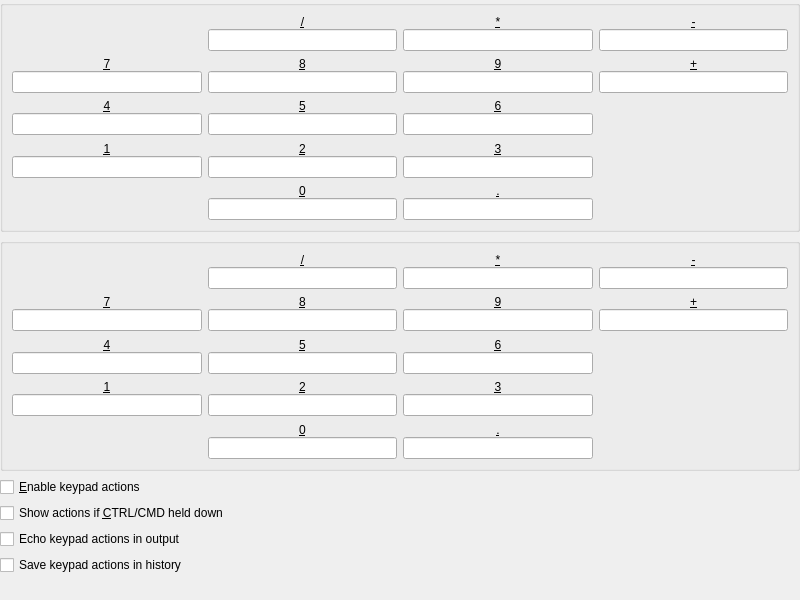
<?xml version="1.0" encoding="UTF-8"?>
<ui version="4.0">
 <class>PrefsNumpad</class>
 <widget class="QWidget" name="PrefsNumpad">
  <property name="geometry">
   <rect>
    <x>0</x>
    <y>0</y>
    <width>800</width>
    <height>600</height>
   </rect>
  </property>
  <property name="windowTitle">
   <string>Keypad</string>
  </property>
  <layout class="QVBoxLayout" name="verticalLayout">
   <property name="leftMargin">
    <number>0</number>
   </property>
   <property name="topMargin">
    <number>0</number>
   </property>
   <property name="rightMargin">
    <number>0</number>
   </property>
   <property name="bottomMargin">
    <number>0</number>
   </property>
   <item>
    <widget class="QGroupBox" name="NumpadModGroup">
     <property name="enabled">
      <bool>true</bool>
     </property>
     <property name="visible">
      <bool>false</bool>
     </property>
     <layout class="QGridLayout" name="gridLayout_2">
      <property name="verticalSpacing">
       <number>0</number>
      </property>
      <item row="1" column="2">
       <widget class="QLineEdit" name="NumpadModAsterisk">
        <property name="alignment">
         <set>Qt::AlignmentFlag::AlignCenter</set>
        </property>
       </widget>
      </item>
      <item row="9" column="1">
       <widget class="QLabel" name="NumpadMod2_label">
        <property name="text">
         <string notr="true">&amp;2</string>
        </property>
        <property name="alignment">
         <set>Qt::AlignmentFlag::AlignCenter</set>
        </property>
        <property name="buddy">
         <cstring>NumpadMod2</cstring>
        </property>
       </widget>
      </item>
      <item row="1" column="1">
       <widget class="QLineEdit" name="NumpadModSlash">
        <property name="alignment">
         <set>Qt::AlignmentFlag::AlignCenter</set>
        </property>
       </widget>
      </item>
      <item row="3" column="2">
       <widget class="QLabel" name="NumpadMod9_label">
        <property name="text">
         <string notr="true">&amp;9</string>
        </property>
        <property name="alignment">
         <set>Qt::AlignmentFlag::AlignCenter</set>
        </property>
        <property name="buddy">
         <cstring>NumpadMod9</cstring>
        </property>
       </widget>
      </item>
      <item row="5" column="1">
       <spacer name="verticalSpacer_13">
        <property name="orientation">
         <enum>Qt::Orientation::Vertical</enum>
        </property>
        <property name="sizeHint" stdset="0">
         <size>
          <width>20</width>
          <height>10</height>
         </size>
        </property>
       </spacer>
      </item>
      <item row="6" column="0">
       <widget class="QLabel" name="NumpadMod4_label">
        <property name="text">
         <string notr="true">&amp;4</string>
        </property>
        <property name="alignment">
         <set>Qt::AlignmentFlag::AlignCenter</set>
        </property>
        <property name="buddy">
         <cstring>NumpadMod4</cstring>
        </property>
       </widget>
      </item>
      <item row="10" column="2">
       <widget class="QLineEdit" name="NumpadMod3">
        <property name="alignment">
         <set>Qt::AlignmentFlag::AlignCenter</set>
        </property>
       </widget>
      </item>
      <item row="12" column="2">
       <widget class="QLabel" name="NumpadModPeriod_label">
        <property name="text">
         <string notr="true">&amp;.</string>
        </property>
        <property name="alignment">
         <set>Qt::AlignmentFlag::AlignCenter</set>
        </property>
        <property name="buddy">
         <cstring>NumpadModPeriod</cstring>
        </property>
       </widget>
      </item>
      <item row="7" column="2">
       <widget class="QLineEdit" name="NumpadMod6">
        <property name="alignment">
         <set>Qt::AlignmentFlag::AlignCenter</set>
        </property>
       </widget>
      </item>
      <item row="4" column="2">
       <widget class="QLineEdit" name="NumpadMod9">
        <property name="alignment">
         <set>Qt::AlignmentFlag::AlignCenter</set>
        </property>
       </widget>
      </item>
      <item row="6" column="2">
       <widget class="QLabel" name="NumpadMod6_label">
        <property name="text">
         <string notr="true">&amp;6</string>
        </property>
        <property name="alignment">
         <set>Qt::AlignmentFlag::AlignCenter</set>
        </property>
        <property name="buddy">
         <cstring>NumpadMod6</cstring>
        </property>
       </widget>
      </item>
      <item row="2" column="1">
       <spacer name="verticalSpacer_12">
        <property name="orientation">
         <enum>Qt::Orientation::Vertical</enum>
        </property>
        <property name="sizeHint" stdset="0">
         <size>
          <width>20</width>
          <height>10</height>
         </size>
        </property>
       </spacer>
      </item>
      <item row="8" column="1">
       <spacer name="verticalSpacer_14">
        <property name="orientation">
         <enum>Qt::Orientation::Vertical</enum>
        </property>
        <property name="sizeHint" stdset="0">
         <size>
          <width>20</width>
          <height>10</height>
         </size>
        </property>
       </spacer>
      </item>
      <item row="4" column="1">
       <widget class="QLineEdit" name="NumpadMod8">
        <property name="alignment">
         <set>Qt::AlignmentFlag::AlignCenter</set>
        </property>
       </widget>
      </item>
      <item row="4" column="0">
       <widget class="QLineEdit" name="NumpadMod7">
        <property name="alignment">
         <set>Qt::AlignmentFlag::AlignCenter</set>
        </property>
       </widget>
      </item>
      <item row="10" column="0">
       <widget class="QLineEdit" name="NumpadMod1">
        <property name="alignment">
         <set>Qt::AlignmentFlag::AlignCenter</set>
        </property>
       </widget>
      </item>
      <item row="9" column="0">
       <widget class="QLabel" name="NumpadMod1_label">
        <property name="text">
         <string notr="true">&amp;1</string>
        </property>
        <property name="alignment">
         <set>Qt::AlignmentFlag::AlignCenter</set>
        </property>
        <property name="buddy">
         <cstring>NumpadMod1</cstring>
        </property>
       </widget>
      </item>
      <item row="12" column="1">
       <widget class="QLabel" name="NumpadMod0_label">
        <property name="text">
         <string notr="true">&amp;0</string>
        </property>
        <property name="alignment">
         <set>Qt::AlignmentFlag::AlignCenter</set>
        </property>
        <property name="buddy">
         <cstring>NumpadMod0</cstring>
        </property>
       </widget>
      </item>
      <item row="0" column="2">
       <widget class="QLabel" name="NumpadModAsterisk_label">
        <property name="text">
         <string notr="true">&amp;*</string>
        </property>
        <property name="alignment">
         <set>Qt::AlignmentFlag::AlignCenter</set>
        </property>
        <property name="buddy">
         <cstring>NumpadModAsterisk</cstring>
        </property>
       </widget>
      </item>
      <item row="6" column="1">
       <widget class="QLabel" name="NumpadMod5_label">
        <property name="text">
         <string notr="true">&amp;5</string>
        </property>
        <property name="alignment">
         <set>Qt::AlignmentFlag::AlignCenter</set>
        </property>
        <property name="buddy">
         <cstring>NumpadMod5</cstring>
        </property>
       </widget>
      </item>
      <item row="3" column="3">
       <widget class="QLabel" name="NumpadModPlus_label">
        <property name="text">
         <string notr="true">&amp;+</string>
        </property>
        <property name="alignment">
         <set>Qt::AlignmentFlag::AlignCenter</set>
        </property>
        <property name="buddy">
         <cstring>NumpadModPlus</cstring>
        </property>
       </widget>
      </item>
      <item row="3" column="0">
       <widget class="QLabel" name="NumpadMod7_label">
        <property name="text">
         <string notr="true">&amp;7</string>
        </property>
        <property name="alignment">
         <set>Qt::AlignmentFlag::AlignCenter</set>
        </property>
        <property name="buddy">
         <cstring>NumpadMod7</cstring>
        </property>
       </widget>
      </item>
      <item row="9" column="2">
       <widget class="QLabel" name="NumpadMod3_label">
        <property name="text">
         <string notr="true">&amp;3</string>
        </property>
        <property name="alignment">
         <set>Qt::AlignmentFlag::AlignCenter</set>
        </property>
        <property name="buddy">
         <cstring>NumpadMod3</cstring>
        </property>
       </widget>
      </item>
      <item row="4" column="3">
       <widget class="QLineEdit" name="NumpadModPlus">
        <property name="alignment">
         <set>Qt::AlignmentFlag::AlignCenter</set>
        </property>
       </widget>
      </item>
      <item row="7" column="1">
       <widget class="QLineEdit" name="NumpadMod5">
        <property name="alignment">
         <set>Qt::AlignmentFlag::AlignCenter</set>
        </property>
       </widget>
      </item>
      <item row="13" column="1">
       <widget class="QLineEdit" name="NumpadMod0">
        <property name="alignment">
         <set>Qt::AlignmentFlag::AlignCenter</set>
        </property>
       </widget>
      </item>
      <item row="0" column="1">
       <widget class="QLabel" name="NumpadModSlash_label">
        <property name="text">
         <string notr="true">&amp;/</string>
        </property>
        <property name="alignment">
         <set>Qt::AlignmentFlag::AlignCenter</set>
        </property>
        <property name="buddy">
         <cstring>NumpadModSlash</cstring>
        </property>
       </widget>
      </item>
      <item row="0" column="3">
       <widget class="QLabel" name="NumpadModMinus_label">
        <property name="text">
         <string notr="true">&amp;-</string>
        </property>
        <property name="alignment">
         <set>Qt::AlignmentFlag::AlignCenter</set>
        </property>
        <property name="buddy">
         <cstring>NumpadModMinus</cstring>
        </property>
       </widget>
      </item>
      <item row="3" column="1">
       <widget class="QLabel" name="NumpadMod8_label">
        <property name="text">
         <string notr="true">&amp;8</string>
        </property>
        <property name="alignment">
         <set>Qt::AlignmentFlag::AlignCenter</set>
        </property>
        <property name="buddy">
         <cstring>NumpadMod8</cstring>
        </property>
       </widget>
      </item>
      <item row="10" column="1">
       <widget class="QLineEdit" name="NumpadMod2">
        <property name="alignment">
         <set>Qt::AlignmentFlag::AlignCenter</set>
        </property>
       </widget>
      </item>
      <item row="13" column="2">
       <widget class="QLineEdit" name="NumpadModPeriod">
        <property name="alignment">
         <set>Qt::AlignmentFlag::AlignCenter</set>
        </property>
       </widget>
      </item>
      <item row="7" column="0">
       <widget class="QLineEdit" name="NumpadMod4">
        <property name="alignment">
         <set>Qt::AlignmentFlag::AlignCenter</set>
        </property>
       </widget>
      </item>
      <item row="1" column="3">
       <widget class="QLineEdit" name="NumpadModMinus">
        <property name="alignment">
         <set>Qt::AlignmentFlag::AlignCenter</set>
        </property>
       </widget>
      </item>
      <item row="11" column="1">
       <spacer name="verticalSpacer_15">
        <property name="orientation">
         <enum>Qt::Orientation::Vertical</enum>
        </property>
        <property name="sizeHint" stdset="0">
         <size>
          <width>20</width>
          <height>10</height>
         </size>
        </property>
       </spacer>
      </item>
     </layout>
    </widget>
   </item>
   <item>
    <widget class="QGroupBox" name="NumpadGroup">
     <layout class="QGridLayout" name="gridLayout_1">
      <property name="horizontalSpacing">
       <number>-1</number>
      </property>
      <property name="verticalSpacing">
       <number>0</number>
      </property>
      <item row="4" column="2">
       <widget class="QLineEdit" name="Numpad9">
        <property name="alignment">
         <set>Qt::AlignmentFlag::AlignCenter</set>
        </property>
       </widget>
      </item>
      <item row="8" column="1">
       <spacer name="verticalSpacer_4">
        <property name="orientation">
         <enum>Qt::Orientation::Vertical</enum>
        </property>
        <property name="sizeHint" stdset="0">
         <size>
          <width>20</width>
          <height>10</height>
         </size>
        </property>
       </spacer>
      </item>
      <item row="6" column="1">
       <widget class="QLabel" name="Numpad5_label">
        <property name="text">
         <string notr="true">&amp;5</string>
        </property>
        <property name="alignment">
         <set>Qt::AlignmentFlag::AlignCenter</set>
        </property>
        <property name="buddy">
         <cstring>Numpad5</cstring>
        </property>
       </widget>
      </item>
      <item row="9" column="2">
       <widget class="QLabel" name="Numpad3_label">
        <property name="text">
         <string notr="true">&amp;3</string>
        </property>
        <property name="alignment">
         <set>Qt::AlignmentFlag::AlignCenter</set>
        </property>
        <property name="buddy">
         <cstring>Numpad3</cstring>
        </property>
       </widget>
      </item>
      <item row="10" column="0">
       <widget class="QLineEdit" name="Numpad1">
        <property name="alignment">
         <set>Qt::AlignmentFlag::AlignCenter</set>
        </property>
       </widget>
      </item>
      <item row="0" column="1">
       <widget class="QLabel" name="NumpadSlash_label">
        <property name="text">
         <string notr="true">&amp;/</string>
        </property>
        <property name="alignment">
         <set>Qt::AlignmentFlag::AlignCenter</set>
        </property>
        <property name="buddy">
         <cstring>NumpadSlash</cstring>
        </property>
       </widget>
      </item>
      <item row="7" column="2">
       <widget class="QLineEdit" name="Numpad6">
        <property name="alignment">
         <set>Qt::AlignmentFlag::AlignCenter</set>
        </property>
       </widget>
      </item>
      <item row="12" column="1">
       <widget class="QLabel" name="Numpad0_label">
        <property name="text">
         <string notr="true">&amp;0</string>
        </property>
        <property name="alignment">
         <set>Qt::AlignmentFlag::AlignCenter</set>
        </property>
        <property name="buddy">
         <cstring>Numpad0</cstring>
        </property>
       </widget>
      </item>
      <item row="7" column="0">
       <widget class="QLineEdit" name="Numpad4">
        <property name="alignment">
         <set>Qt::AlignmentFlag::AlignCenter</set>
        </property>
       </widget>
      </item>
      <item row="9" column="0">
       <widget class="QLabel" name="Numpad1_label">
        <property name="text">
         <string notr="true">&amp;1</string>
        </property>
        <property name="alignment">
         <set>Qt::AlignmentFlag::AlignCenter</set>
        </property>
        <property name="buddy">
         <cstring>Numpad1</cstring>
        </property>
       </widget>
      </item>
      <item row="6" column="0">
       <widget class="QLabel" name="Numpad4_label">
        <property name="text">
         <string notr="true">&amp;4</string>
        </property>
        <property name="alignment">
         <set>Qt::AlignmentFlag::AlignCenter</set>
        </property>
        <property name="buddy">
         <cstring>Numpad4</cstring>
        </property>
       </widget>
      </item>
      <item row="4" column="0">
       <widget class="QLineEdit" name="Numpad7">
        <property name="alignment">
         <set>Qt::AlignmentFlag::AlignCenter</set>
        </property>
       </widget>
      </item>
      <item row="4" column="1">
       <widget class="QLineEdit" name="Numpad8">
        <property name="alignment">
         <set>Qt::AlignmentFlag::AlignCenter</set>
        </property>
       </widget>
      </item>
      <item row="11" column="1">
       <spacer name="verticalSpacer_5">
        <property name="orientation">
         <enum>Qt::Orientation::Vertical</enum>
        </property>
        <property name="sizeHint" stdset="0">
         <size>
          <width>20</width>
          <height>10</height>
         </size>
        </property>
       </spacer>
      </item>
      <item row="0" column="3">
       <widget class="QLabel" name="NumpadMinus_label">
        <property name="text">
         <string notr="true">&amp;-</string>
        </property>
        <property name="alignment">
         <set>Qt::AlignmentFlag::AlignCenter</set>
        </property>
        <property name="buddy">
         <cstring>NumpadMinus</cstring>
        </property>
       </widget>
      </item>
      <item row="1" column="3">
       <widget class="QLineEdit" name="NumpadMinus">
        <property name="alignment">
         <set>Qt::AlignmentFlag::AlignCenter</set>
        </property>
       </widget>
      </item>
      <item row="4" column="3">
       <widget class="QLineEdit" name="NumpadPlus">
        <property name="alignment">
         <set>Qt::AlignmentFlag::AlignCenter</set>
        </property>
       </widget>
      </item>
      <item row="12" column="2">
       <widget class="QLabel" name="NumpadPeriod_label">
        <property name="text">
         <string notr="true">&amp;.</string>
        </property>
        <property name="alignment">
         <set>Qt::AlignmentFlag::AlignCenter</set>
        </property>
        <property name="buddy">
         <cstring>NumpadPeriod</cstring>
        </property>
       </widget>
      </item>
      <item row="3" column="1">
       <widget class="QLabel" name="Numpad8_label">
        <property name="text">
         <string notr="true">&amp;8</string>
        </property>
        <property name="alignment">
         <set>Qt::AlignmentFlag::AlignCenter</set>
        </property>
        <property name="buddy">
         <cstring>Numpad8</cstring>
        </property>
       </widget>
      </item>
      <item row="0" column="2">
       <widget class="QLabel" name="NumpadAsterisk_label">
        <property name="text">
         <string notr="true">&amp;*</string>
        </property>
        <property name="alignment">
         <set>Qt::AlignmentFlag::AlignCenter</set>
        </property>
        <property name="buddy">
         <cstring>NumpadAsterisk</cstring>
        </property>
       </widget>
      </item>
      <item row="13" column="1">
       <widget class="QLineEdit" name="Numpad0">
        <property name="alignment">
         <set>Qt::AlignmentFlag::AlignCenter</set>
        </property>
       </widget>
      </item>
      <item row="13" column="2">
       <widget class="QLineEdit" name="NumpadPeriod">
        <property name="alignment">
         <set>Qt::AlignmentFlag::AlignCenter</set>
        </property>
       </widget>
      </item>
      <item row="1" column="2">
       <widget class="QLineEdit" name="NumpadAsterisk">
        <property name="alignment">
         <set>Qt::AlignmentFlag::AlignCenter</set>
        </property>
       </widget>
      </item>
      <item row="3" column="2">
       <widget class="QLabel" name="Numpad9_label">
        <property name="text">
         <string notr="true">&amp;9</string>
        </property>
        <property name="alignment">
         <set>Qt::AlignmentFlag::AlignCenter</set>
        </property>
        <property name="buddy">
         <cstring>Numpad9</cstring>
        </property>
       </widget>
      </item>
      <item row="3" column="0">
       <widget class="QLabel" name="Numpad7_label">
        <property name="text">
         <string notr="true">&amp;7</string>
        </property>
        <property name="alignment">
         <set>Qt::AlignmentFlag::AlignCenter</set>
        </property>
        <property name="buddy">
         <cstring>Numpad7</cstring>
        </property>
       </widget>
      </item>
      <item row="1" column="1">
       <widget class="QLineEdit" name="NumpadSlash">
        <property name="alignment">
         <set>Qt::AlignmentFlag::AlignCenter</set>
        </property>
       </widget>
      </item>
      <item row="6" column="2">
       <widget class="QLabel" name="Numpad6_label">
        <property name="text">
         <string notr="true">&amp;6</string>
        </property>
        <property name="alignment">
         <set>Qt::AlignmentFlag::AlignCenter</set>
        </property>
        <property name="buddy">
         <cstring>Numpad6</cstring>
        </property>
       </widget>
      </item>
      <item row="10" column="2">
       <widget class="QLineEdit" name="Numpad3">
        <property name="alignment">
         <set>Qt::AlignmentFlag::AlignCenter</set>
        </property>
       </widget>
      </item>
      <item row="3" column="3">
       <widget class="QLabel" name="NumpadPlus_label">
        <property name="text">
         <string notr="true">&amp;+</string>
        </property>
        <property name="alignment">
         <set>Qt::AlignmentFlag::AlignCenter</set>
        </property>
        <property name="buddy">
         <cstring>NumpadPlus</cstring>
        </property>
       </widget>
      </item>
      <item row="2" column="1">
       <spacer name="verticalSpacer_2">
        <property name="orientation">
         <enum>Qt::Orientation::Vertical</enum>
        </property>
        <property name="sizeHint" stdset="0">
         <size>
          <width>20</width>
          <height>10</height>
         </size>
        </property>
       </spacer>
      </item>
      <item row="5" column="1">
       <spacer name="verticalSpacer_3">
        <property name="orientation">
         <enum>Qt::Orientation::Vertical</enum>
        </property>
        <property name="sizeHint" stdset="0">
         <size>
          <width>20</width>
          <height>10</height>
         </size>
        </property>
       </spacer>
      </item>
      <item row="7" column="1">
       <widget class="QLineEdit" name="Numpad5">
        <property name="alignment">
         <set>Qt::AlignmentFlag::AlignCenter</set>
        </property>
       </widget>
      </item>
      <item row="9" column="1">
       <widget class="QLabel" name="Numpad2_label">
        <property name="text">
         <string notr="true">&amp;2</string>
        </property>
        <property name="alignment">
         <set>Qt::AlignmentFlag::AlignCenter</set>
        </property>
        <property name="buddy">
         <cstring>Numpad2</cstring>
        </property>
       </widget>
      </item>
      <item row="10" column="1">
       <widget class="QLineEdit" name="Numpad2">
        <property name="alignment">
         <set>Qt::AlignmentFlag::AlignCenter</set>
        </property>
       </widget>
      </item>
     </layout>
    </widget>
   </item>
   <item>
    <widget class="QCheckBox" name="KeypadEnable">
     <property name="text">
      <string>&amp;Enable keypad actions</string>
     </property>
    </widget>
   </item>
   <item>
    <widget class="QCheckBox" name="show_mod">
     <property name="text">
      <string>Show actions if &amp;CTRL/CMD held down</string>
     </property>
    </widget>
   </item>
   <item>
    <widget class="QCheckBox" name="EchoHotkeyInOutputWindow">
     <property name="text">
      <string>Echo keypad actions in output</string>
     </property>
    </widget>
   </item>
   <item>
    <widget class="QCheckBox" name="HotkeyAddsToCommandHistory">
     <property name="text">
      <string>Save keypad actions in history</string>
     </property>
    </widget>
   </item>
   <item>
    <spacer name="verticalSpacer">
     <property name="orientation">
      <enum>Qt::Orientation::Vertical</enum>
     </property>
     <property name="sizeHint" stdset="0">
      <size>
       <width>20</width>
       <height>40</height>
      </size>
     </property>
    </spacer>
   </item>
  </layout>
 </widget>
 <resources/>
 <connections>
  <connection>
   <sender>NumpadEnable</sender>
   <signal>toggled(bool)</signal>
   <receiver>HotkeyAddsToCommandHistory</receiver>
   <slot>setEnabled(bool)</slot>
   <hints>
    <hint type="sourcelabel">
     <x>399</x>
     <y>277</y>
    </hint>
    <hint type="destinationlabel">
     <x>399</x>
     <y>340</y>
    </hint>
   </hints>
  </connection>
  <connection>
   <sender>NumpadEnable</sender>
   <signal>toggled(bool)</signal>
   <receiver>EchoHotkeyInOutputWindow</receiver>
   <slot>setEnabled(bool)</slot>
   <hints>
    <hint type="sourcelabel">
     <x>399</x>
     <y>277</y>
    </hint>
    <hint type="destinationlabel">
     <x>399</x>
     <y>319</y>
    </hint>
   </hints>
  </connection>
  <connection>
   <sender>NumpadEnable</sender>
   <signal>toggled(bool)</signal>
   <receiver>NumpadModGroup</receiver>
   <slot>setEnabled(bool)</slot>
   <hints>
    <hint type="sourcelabel">
     <x>399</x>
     <y>277</y>
    </hint>
    <hint type="destinationlabel">
     <x>49</x>
     <y>14</y>
    </hint>
   </hints>
  </connection>
  <connection>
   <sender>NumpadEnable</sender>
   <signal>toggled(bool)</signal>
   <receiver>NumpadGroup</receiver>
   <slot>setEnabled(bool)</slot>
   <hints>
    <hint type="sourcelabel">
     <x>399</x>
     <y>277</y>
    </hint>
    <hint type="destinationlabel">
     <x>396</x>
     <y>127</y>
    </hint>
   </hints>
  </connection>
 </connections>
</ui>
